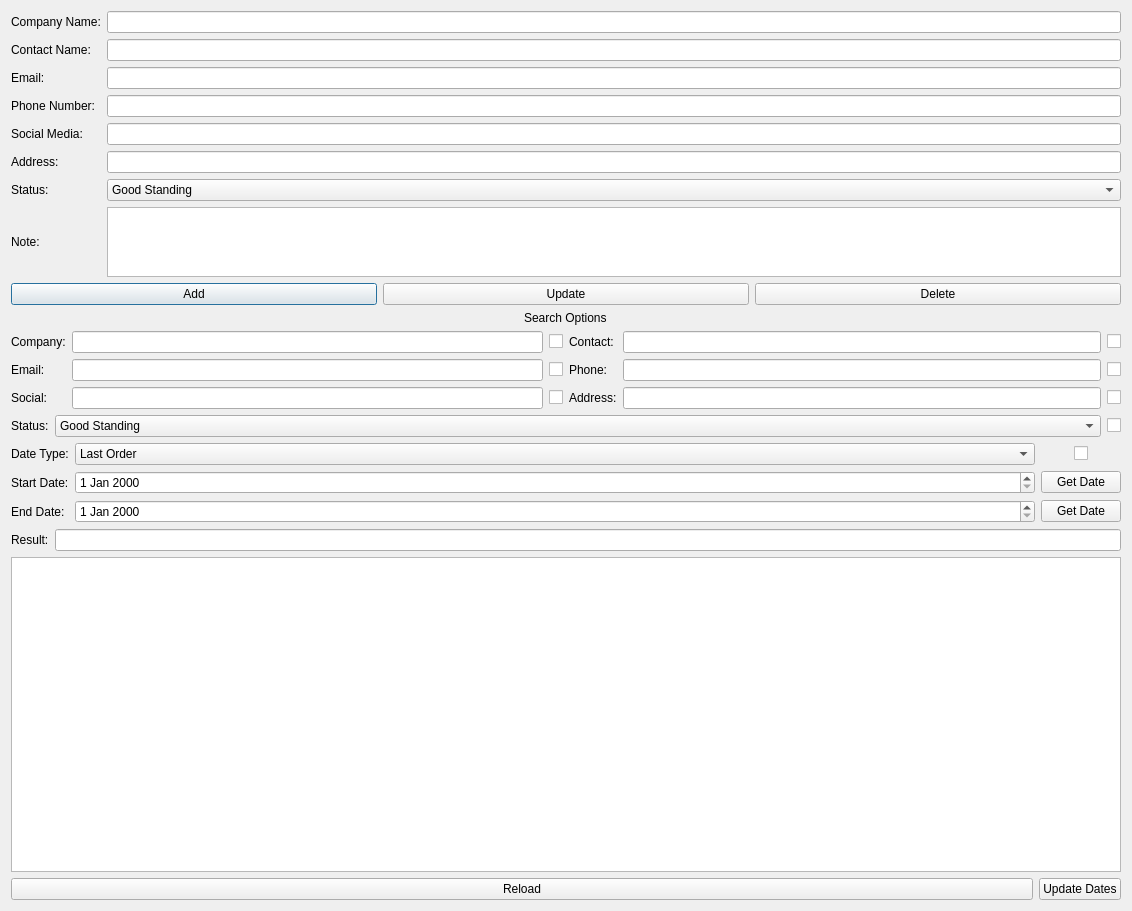
<?xml version="1.0" encoding="UTF-8"?>
<ui version="4.0">
 <class>CustomerDialog</class>
 <widget class="QDialog" name="CustomerDialog">
  <property name="geometry">
   <rect>
    <x>0</x>
    <y>0</y>
    <width>1132</width>
    <height>911</height>
   </rect>
  </property>
  <property name="windowTitle">
   <string>Customers</string>
  </property>
  <property name="windowIcon">
   <iconset>
    <normaloff>../UI/KDD Icon.png</normaloff>../UI/KDD Icon.png</iconset>
  </property>
  <layout class="QGridLayout" name="gridLayout">
   <item row="0" column="0">
    <layout class="QVBoxLayout" name="MainLayout" stretch="1,0,4,0">
     <item>
      <layout class="QHBoxLayout" name="InputLayout">
       <item>
        <layout class="QGridLayout" name="SelectionGrid" columnstretch="0,0,0">
         <item row="3" column="2">
          <widget class="QLineEdit" name="PhoneText"/>
         </item>
         <item row="6" column="0">
          <widget class="QLabel" name="StatusLabel">
           <property name="text">
            <string>Status:</string>
           </property>
          </widget>
         </item>
         <item row="4" column="2">
          <widget class="QLineEdit" name="SocialText"/>
         </item>
         <item row="0" column="2">
          <widget class="QLineEdit" name="CompanyText"/>
         </item>
         <item row="2" column="0">
          <widget class="QLabel" name="EmailLabel">
           <property name="text">
            <string>Email:</string>
           </property>
          </widget>
         </item>
         <item row="7" column="0">
          <widget class="QLabel" name="CustomerNote">
           <property name="text">
            <string>Note:</string>
           </property>
          </widget>
         </item>
         <item row="5" column="0">
          <widget class="QLabel" name="AddressLabel">
           <property name="text">
            <string>Address:</string>
           </property>
          </widget>
         </item>
         <item row="3" column="0">
          <widget class="QLabel" name="PhoneLabel">
           <property name="text">
            <string>Phone Number:</string>
           </property>
          </widget>
         </item>
         <item row="7" column="2">
          <widget class="QTextEdit" name="NoteText"/>
         </item>
         <item row="6" column="2">
          <widget class="QComboBox" name="StatusBox">
           <item>
            <property name="text">
             <string>Good Standing</string>
            </property>
           </item>
           <item>
            <property name="text">
             <string>On The Fence</string>
            </property>
           </item>
           <item>
            <property name="text">
             <string>Blacklisted</string>
            </property>
           </item>
          </widget>
         </item>
         <item row="4" column="0">
          <widget class="QLabel" name="SocialLabel">
           <property name="text">
            <string>Social Media:</string>
           </property>
          </widget>
         </item>
         <item row="1" column="2">
          <widget class="QLineEdit" name="ContactText"/>
         </item>
         <item row="5" column="2">
          <widget class="QLineEdit" name="AddressText"/>
         </item>
         <item row="2" column="2">
          <widget class="QLineEdit" name="EmailText"/>
         </item>
         <item row="0" column="0">
          <widget class="QLabel" name="CompanyLabel">
           <property name="text">
            <string>Company Name:</string>
           </property>
          </widget>
         </item>
         <item row="1" column="0">
          <widget class="QLabel" name="ContactLabel">
           <property name="text">
            <string>Contact Name:</string>
           </property>
          </widget>
         </item>
        </layout>
       </item>
      </layout>
     </item>
     <item>
      <layout class="QVBoxLayout" name="OutputLayout">
       <item>
        <layout class="QHBoxLayout" name="ModificationLayout">
         <item>
          <widget class="QPushButton" name="AddButton">
           <property name="text">
            <string>Add</string>
           </property>
          </widget>
         </item>
         <item>
          <widget class="QPushButton" name="UpdateButton">
           <property name="text">
            <string>Update</string>
           </property>
          </widget>
         </item>
         <item>
          <widget class="QPushButton" name="DeleteButton">
           <property name="text">
            <string>Delete</string>
           </property>
          </widget>
         </item>
        </layout>
       </item>
       <item>
        <layout class="QVBoxLayout" name="SearchLayout">
         <item alignment="Qt::AlignHCenter">
          <widget class="QLabel" name="SearchLabel">
           <property name="text">
            <string>Search Options</string>
           </property>
          </widget>
         </item>
         <item>
          <layout class="QHBoxLayout" name="SearchSplit">
           <item>
            <layout class="QGridLayout" name="SearchLeft">
             <item row="1" column="0">
              <widget class="QLabel" name="EmailSearchL">
               <property name="text">
                <string>Email:</string>
               </property>
              </widget>
             </item>
             <item row="0" column="2">
              <widget class="QCheckBox" name="CompanyEnable">
               <property name="text">
                <string/>
               </property>
              </widget>
             </item>
             <item row="0" column="0">
              <widget class="QLabel" name="CompanySearchL">
               <property name="text">
                <string>Company:</string>
               </property>
              </widget>
             </item>
             <item row="0" column="1">
              <widget class="QLineEdit" name="CompanySearch"/>
             </item>
             <item row="2" column="0">
              <widget class="QLabel" name="SocialSearchL">
               <property name="text">
                <string>Social:</string>
               </property>
              </widget>
             </item>
             <item row="1" column="1">
              <widget class="QLineEdit" name="EmailSearch"/>
             </item>
             <item row="2" column="1">
              <widget class="QLineEdit" name="SocialSearch"/>
             </item>
             <item row="1" column="2">
              <widget class="QCheckBox" name="EmailEnable">
               <property name="text">
                <string/>
               </property>
              </widget>
             </item>
             <item row="2" column="2">
              <widget class="QCheckBox" name="SocialEnable">
               <property name="text">
                <string/>
               </property>
              </widget>
             </item>
            </layout>
           </item>
           <item>
            <layout class="QGridLayout" name="SearchRight">
             <item row="2" column="1">
              <widget class="QLineEdit" name="AddressSearch"/>
             </item>
             <item row="1" column="2">
              <widget class="QCheckBox" name="PhoneEnable">
               <property name="text">
                <string/>
               </property>
              </widget>
             </item>
             <item row="0" column="1">
              <widget class="QLineEdit" name="ContactSearch"/>
             </item>
             <item row="1" column="1">
              <widget class="QLineEdit" name="PhoneSearch"/>
             </item>
             <item row="0" column="2">
              <widget class="QCheckBox" name="ContactEnable">
               <property name="text">
                <string/>
               </property>
              </widget>
             </item>
             <item row="1" column="0">
              <widget class="QLabel" name="PhoneSearchL">
               <property name="text">
                <string>Phone:</string>
               </property>
              </widget>
             </item>
             <item row="2" column="0">
              <widget class="QLabel" name="AddressSearchL">
               <property name="text">
                <string>Address:</string>
               </property>
              </widget>
             </item>
             <item row="2" column="2">
              <widget class="QCheckBox" name="AddressEnable">
               <property name="text">
                <string/>
               </property>
              </widget>
             </item>
             <item row="0" column="0">
              <widget class="QLabel" name="ContactSearchL">
               <property name="text">
                <string>Contact:</string>
               </property>
              </widget>
             </item>
            </layout>
           </item>
          </layout>
         </item>
         <item>
          <layout class="QHBoxLayout" name="StatusSearchSec" stretch="0,1,0">
           <item>
            <widget class="QLabel" name="StatusSearchL">
             <property name="text">
              <string>Status:</string>
             </property>
            </widget>
           </item>
           <item>
            <widget class="QComboBox" name="StatusComboSearch">
             <item>
              <property name="text">
               <string>Good Standing</string>
              </property>
             </item>
             <item>
              <property name="text">
               <string>On The Fence</string>
              </property>
             </item>
             <item>
              <property name="text">
               <string>Blacklisted</string>
              </property>
             </item>
            </widget>
           </item>
           <item>
            <widget class="QCheckBox" name="StatusEnable">
             <property name="text">
              <string/>
             </property>
            </widget>
           </item>
          </layout>
         </item>
         <item>
          <layout class="QGridLayout" name="DateLayout" columnstretch="0,1,0">
           <item row="0" column="1">
            <widget class="QComboBox" name="DateSelection">
             <item>
              <property name="text">
               <string>Last Order</string>
              </property>
             </item>
             <item>
              <property name="text">
               <string>Last Finished Order</string>
              </property>
             </item>
            </widget>
           </item>
           <item row="0" column="2" alignment="Qt::AlignHCenter">
            <widget class="QCheckBox" name="EnableDate">
             <property name="text">
              <string/>
             </property>
            </widget>
           </item>
           <item row="1" column="0">
            <widget class="QLabel" name="StartDateLabel">
             <property name="text">
              <string>Start Date:</string>
             </property>
            </widget>
           </item>
           <item row="0" column="0">
            <widget class="QLabel" name="DateLabel">
             <property name="text">
              <string>Date Type:</string>
             </property>
            </widget>
           </item>
           <item row="2" column="0">
            <widget class="QLabel" name="EndDateLabel">
             <property name="text">
              <string>End Date:</string>
             </property>
            </widget>
           </item>
           <item row="1" column="1">
            <widget class="QDateEdit" name="StartDate"/>
           </item>
           <item row="2" column="1">
            <widget class="QDateEdit" name="EndDate"/>
           </item>
           <item row="1" column="2">
            <widget class="QPushButton" name="GetStartDate">
             <property name="text">
              <string>Get Date</string>
             </property>
            </widget>
           </item>
           <item row="2" column="2">
            <widget class="QPushButton" name="GetEndDate">
             <property name="text">
              <string>Get Date</string>
             </property>
            </widget>
           </item>
          </layout>
         </item>
        </layout>
       </item>
       <item>
        <layout class="QHBoxLayout" name="ResultLayout">
         <item>
          <widget class="QLabel" name="OutputLabel">
           <property name="text">
            <string>Result:</string>
           </property>
          </widget>
         </item>
         <item>
          <widget class="QLineEdit" name="OutputText">
           <property name="readOnly">
            <bool>true</bool>
           </property>
          </widget>
         </item>
        </layout>
       </item>
      </layout>
     </item>
     <item>
      <widget class="QTableView" name="CustomerTable"/>
     </item>
     <item>
      <layout class="QHBoxLayout" name="BottomButtons" stretch="1,0">
       <item>
        <widget class="QPushButton" name="Reload">
         <property name="text">
          <string>Reload</string>
         </property>
        </widget>
       </item>
       <item>
        <widget class="QPushButton" name="UpdateDates">
         <property name="text">
          <string>Update Dates</string>
         </property>
        </widget>
       </item>
      </layout>
     </item>
    </layout>
   </item>
  </layout>
 </widget>
 <tabstops>
  <tabstop>CompanyText</tabstop>
  <tabstop>ContactText</tabstop>
  <tabstop>EmailText</tabstop>
  <tabstop>PhoneText</tabstop>
  <tabstop>AddressText</tabstop>
  <tabstop>StatusBox</tabstop>
  <tabstop>NoteText</tabstop>
  <tabstop>AddButton</tabstop>
  <tabstop>UpdateButton</tabstop>
  <tabstop>DeleteButton</tabstop>
  <tabstop>OutputText</tabstop>
  <tabstop>CustomerTable</tabstop>
 </tabstops>
 <resources/>
 <connections/>
</ui>
